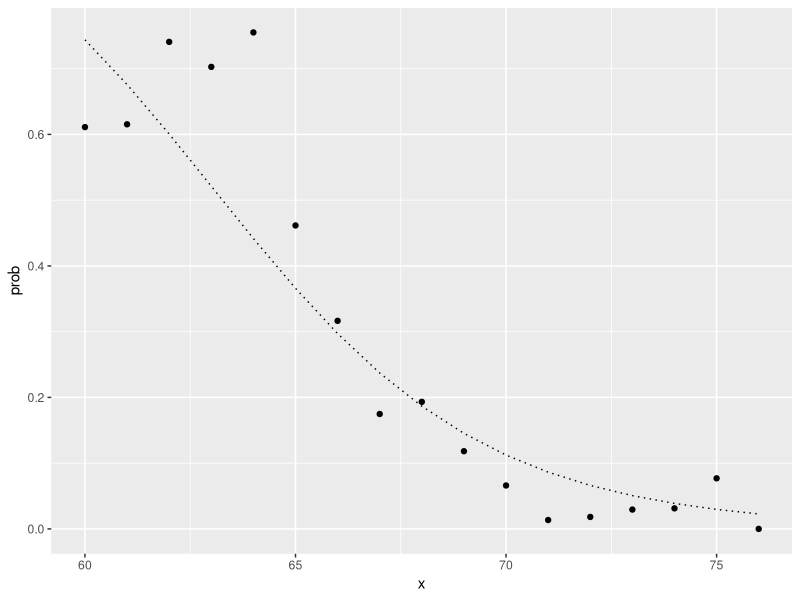

Source code (R):
# HarvardX: PH125.8x
# Data Science: Machine Learning
# R code from course videos

# Distance, Knn, Cross-validation, and Generative Models

### Generative Models

### Naive Bayes

library(tidyverse)
library(caret)

library(dslabs)
data("heights")

y <- heights$height
set.seed(2)
test_index <- createDataPartition(y, times = 1, p = 0.5, list = FALSE)
train_set <- heights %>% slice(-test_index)
test_set <- heights %>% slice(test_index)

# Estimating averages and standard deviations
params <- train_set %>% 
     group_by(sex) %>% 
     summarize(avg = mean(height), sd = sd(height))
params

# Estimating the prevalence
pi <- train_set %>% summarize(pi=mean(sex=="Female")) %>% pull(pi)
pi

x <- test_set$height

f0 <- dnorm(x, params$avg[2], params$sd[2])
f1 <- dnorm(x, params$avg[1], params$sd[1])

p_hat_bayes <- f1*pi / (f1*pi + f0*(1 - pi))


tmp <- heights %>% 
     mutate(x = round(height)) %>%
     group_by(x) %>%
     filter(n() >= 10) %>%
     summarize(prob = mean(sex == "Female")) 
naive_bayes_curve <- data.frame(x = seq(min(tmp$x), max(tmp$x))) %>%
     mutate(p_hat = dnorm(x, params$avg[1], params$sd[1])*pi/
                 (dnorm(x, params$avg[1], params$sd[1])*pi +
                       dnorm(x, params$avg[2], params$sd[2])*(1-pi)))
tmp %>% 
     ggplot(aes(x, prob)) +
     geom_point() +
     geom_line(data = naive_bayes_curve,
               mapping = aes(x, p_hat), lty = 3) 
